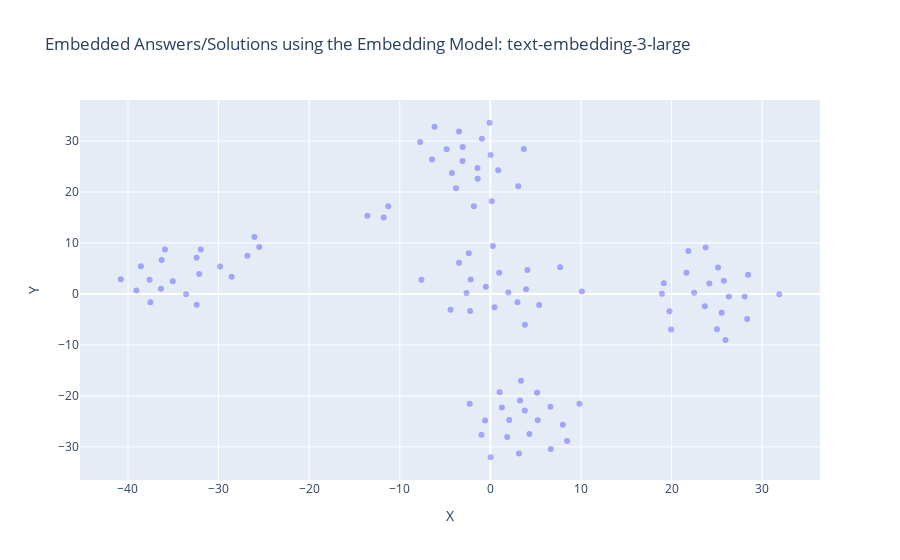

Notebook cell for this chart:
### Markdown cell above
### Visualization (2 Dimensions)

### Code cell
import plotly.graph_objs as go

x = [x for x, y in reduced_dims]
y = [y for x, y in reduced_dims]

examples = df_visio_mistral_embed["Answers"].tolist()

fig = go.Figure()

fig.add_trace(go.Scatter(
    x=x,
    y=y,
    mode='markers',
    text = examples,
    marker=dict(color='blue', opacity=0.3)
))

fig.update_layout(
    title="Embedded Answers/Solutions using the Embedding Model: text-embedding-3-large",
    xaxis_title="X",
    yaxis_title="Y"
)

fig.show()

### Figure 1 — Plotly figure (JSON) as saved in the notebook; plotly's stock layout.template omitted (floating-point values rounded to 4 significant figures)
{"data": [{"marker": {"color": "blue", "opacity": 0.3}, "mode": "markers", "text": ["SAP S/4HANA ist eine Enterprise Resource Planning (ERP)-Suite, die auf der In-Memory-Datenbanktechnologie von SAP HANA basiert.", "Zu den Vorteilen von SAP S/4HANA gehören eine verbesserte Performance, Echtzeitanalysen, vereinfachte Prozesse und eine modernere Benutzeroberfläche.", "Die Hauptunterschiede umfassen die In-Memory-Datenbanktechnologie, die vereinfachten Datenmodelle, die neue Benutzeroberfläche und die Integration von Analysen und Prognosen.", "SAP S/4HANA umfasst Module für Finanzen, Beschaffung, Produktion, Vertrieb, Lagerhaltung und mehr.", "Ja, eine Migration ist erforderlich, da SAP S/4HANA eine neue Architektur und Datenbanktechnologie verwendet.", "Die Dauer kann je nach Unternehmensgröße, Komplexität der Systeme und gewählter Migrationsmethode variieren.", "In-Memory-Technologien ermöglichen eine schnellere Datenverarbeitung und Echtzeitanalysen.", "Beide Optionen sind möglich, und die Entscheidung hängt von den Unternehmensanforderungen ab.", "Die Lizenzierung basiert auf verschiedenen Faktoren wie Nutzeranzahl, Funktionsumfang und Implementierungsmethode.", "Bestehende Entwicklungen müssen möglicherweise angepasst werden, um mit den neuen Datenstrukturen von SAP S/4HANA kompatibel zu sein.", "Einige können weiterverwendet werden, aber viele Anpassungen müssen möglicherweise aktualisiert oder neu entwickelt werden.", "Ja, SAP S/4HANA bietet Funktionen wie SAP Fiori für intuitive Benutzeroberflächen und integrierte Analytics.", "SAP bietet verschiedene Dienstleistungen wie Beratung, Schulungen und Support für S/4HANA-Implementierungen an.", "Machine Learning und künstliche Intelligenz werden für Funktionen wie Predictive Analytics und automatisierte Prozesse in SAP S/4HANA verwendet.", "SAP S/4HANA kann nahtlos mit anderen SAP-Lösungen wie SAP SuccessFactors und SAP Ariba integriert werden.", "Ja, SAP bietet Schulungen und Zertifizierungen für SAP S/4HANA an.", "Ja, SAP S/4HANA kann über APIs und Middleware mit Drittanbieteranwendungen integriert werden.", "SAP bietet einen umfassenden Support für SAP S/4HANA mit regelmäßigen Updates und technischem Support.", "SAP S/4HANA erfordert eine neue Datenbankarchitektur und unterstützt moderne Technologien wie Cloud-Computing und IoT.", "Branchen wie Fertigung, Handel und Dienstleistungen profitieren besonders von den Funktionen und der Leistung von SAP S/4HANA.", "SAP Fieldglass ist eine cloudbasierte Plattform für das Management von externen Arbeitskräften und Dienstleistungsanbietern.", "SAP Fieldglass bietet Funktionen wie Beschaffung, Auftragsmanagement, Lieferantenverwaltung, Abrechnung und Compliance-Management.", "SAP Fieldglass ist für Unternehmen aller Größen und Branchen geeignet, die externe Arbeitskräfte oder Dienstleistungen nutzen.", "Die Nutzung von SAP Fieldglass ermöglicht eine bessere Kontrolle über externe Ressourcen, Kosteneinsparungen, verbesserte Compliance und beschleunigte Beschaffungsprozesse.", "SAP Fieldglass kann nahtlos mit anderen SAP-Produkten wie SAP SuccessFactors und SAP ERP integriert werden.", "SAP Fieldglass spielt eine wichtige Rolle bei der Verwaltung von Auftragnehmern, Freiberuflern und Dienstleistungsanbietern im Rahmen des Talentmanagements.", "Ja, SAP Fieldglass kann mit verschiedenen HR-Systemen und Enterprise-Resource-Planning-Systemen integriert werden.", "SAP Fieldglass erleichtert die Verwaltung von Arbeitsverträgen, Genehmigungsprozessen und Compliance-Anforderungen durch automatisierte Workflows und Dashboards.", "Ja, SAP Fieldglass bietet Funktionen für Compliance- und Risikomanagement wie Überprüfung von Lieferanten, Vertrags- und Rechnungsprüfung sowie Risikobewertung.", "SAP Fieldglass bietet umfassende Berichterstattungs- und Analysefunktionen für Leistungskennzahlen, Ausgabenanalyse und Risikomanagement.", "Ja, SAP Fieldglass ermöglicht die effiziente Verwaltung von globalen Arbeitskräften, Lieferanten und Verträgen.", "Die Implementierung von SAP Fieldglass erfolgt typischerweise durch einen strukturierten Prozess unter Einbeziehung von Beratern und technischem Support.", "Ja, SAP bietet Schulungs- und Zertifizierungsmöglichkeiten für SAP Fieldglass an, um die Benutzerkompetenz zu verbessern.", "Ja, SAP Fieldglass unterstützt benutzerdefinierte Anpassungen und Konfigurationen gemäß den spezifischen Anforderungen des Unternehmens.", "Ja, SAP Fieldglass bietet mobile Anwendungen für die einfache Nutzung und Verwaltung auch unterwegs.", "Die Kostenstruktur für SAP Fieldglass umfasst typischerweise Lizenzgebühren, Implementierungskosten und laufende Servicegebühren basierend auf der Nutzung.", "SAP Fieldglass implementiert Sicherheitsmaßnahmen wie Datenverschlüsselung, Zugriffskontrollen und regelmäßige Sicherheitsaudits.", "Ja, SAP Fieldglass unterstützt mehrsprachige Benutzeroberflächen, um den globalen Einsatz zu erleichtern.", "Ja, SAP Fieldglass bietet Funktionen zur Unterstützung der Einhaltung von Vorschriften wie GDPR und andere Datenschutzbestimmungen.", "SAP Fieldglass bietet umfassenden Support, einschließlich technischem Support, Schulungen und regelmäßigen Updates.", "SAP Enable Now ist eine Lösung für das digitale Lern- und Wissensmanagement, die Schulungen, Leistungssupport und Dokumentationen bereitstellt.", "SAP Enable Now bietet Funktionen wie die Erstellung interaktiver Lerninhalte, Leistungssupporttools, Software-Dokumentationen und Schulungsanalyse.", "SAP Enable Now ist für Unternehmen jeder Größe und Branche geeignet, die Schulungen für Mitarbeiter, Kunden und Partner benötigen.", "Die Nutzung von SAP Enable Now ermöglicht eine effiziente Schulung, verbesserte Produktivität, schnellere Einarbeitung neuer Mitarbeiter und konsistente Wissensvermittlung.", "SAP Enable Now kann nahtlos mit anderen SAP-Produkten wie SAP SuccessFactors und SAP Learning Solution integriert werden.", "SAP Enable Now spielt eine wichtige Rolle bei der Erstellung, Bereitstellung und Verwaltung von Schulungsressourcen für Mitarbeiter und Kunden.", "Ja, SAP Enable Now kann für die Schulung von Endbenutzern in SAP-Anwendungen sowie anderen Unternehmensanwendungen verwendet werden.", "Die Erstellung von Lerninhalten in SAP Enable Now erfolgt über eine benutzerfreundliche Oberfläche mit integrierten Tools für die Aufnahme, Bearbeitung und Veröffentlichung von Schulungsinhalten.", "Ja, SAP Enable Now bietet Funktionen für das Performance-Support wie kontextbezogene Hilfen, Tutorials und Benutzerleitfäden.", "SAP Enable Now unterstützt Schulungsformate wie interaktive Simulationen, Videos, Präsentationen und Online-Kurse.", "Ja, SAP Enable Now ermöglicht die Erstellung von Schulungsmaterial in verschiedenen Sprachen für globale Schulungsinitiativen.", "Die Bereitstellung von Lerninhalten für Benutzer erfolgt über verschiedene Kanäle wie Lernportale, Intranets und mobile Anwendungen.", "Ja, SAP Enable Now bietet Funktionen für Benutzerfeedback und Leistungsanalyse zur kontinuierlichen Verbesserung der Schulungsressourcen.", "Ja, SAP Enable Now kann zur Erstellung von Software-Dokumentationen wie Benutzerhandbüchern, Hilfedateien und Prozessdokumentationen verwendet werden.", "SAP bietet Schulungsressourcen, Schulungen und technischen Support für die Implementierung und Nutzung von SAP Enable Now an.", "Ja, SAP Enable Now kann sowohl als cloudbasierte Lösung als auch als On-Premise-Installation bereitgestellt werden.", "Die Lizenzierung von SAP Enable Now erfolgt typischerweise auf Basis der Anzahl der Benutzer oder der Nutzungsdauer.", "Ja, SAP Enable Now bietet Funktionen für die Verwaltung von Lernressourcen, Benutzerzugriff und Schulungsplanung an.", "Ja, SAP Enable Now unterstützt die Integration mit gängigen Learning-Management-Systemen (LMS) zur nahtlosen Schulungsverwaltung.", "SAP bietet umfassenden Support und regelmäßige Wartung für SAP Enable Now, einschließlich technischem Support, Schulungen und Updates.", "SAP Concur ist eine cloudbasierte Lösung für das Reise- und Ausgabenmanagement, die Unternehmen dabei unterstützt, Reisekosten zu verfolgen, Ausgaben zu kontrollieren und Compliance sicherzustellen.", "SAP Concur bietet Dienste wie Reisebuchung, Spesenabrechnung, Ausgabenmanagement, Reiserichtlinien-Compliance und Analyse von Reiseausgaben an.", "SAP Concur ist für Unternehmen jeder Größe und Branche geeignet, die Reise- und Ausgabenmanagementlösungen benötigen.", "Die Nutzung von SAP Concur ermöglicht eine effizientere Verwaltung von Reisen und Ausgaben, bessere Kontrolle über Ausgaben, Einhaltung von Reiserichtlinien und schnellere Erstattung von Spesen.", "SAP Concur kann nahtlos mit anderen SAP-Produkten wie SAP ERP und SAP SuccessFactors integriert werden, um eine ganzheitliche Lösung für das Unternehmensmanagement zu bieten.", "SAP Concur spielt eine wichtige Rolle bei der Vereinfachung und Automatisierung von Prozessen rund um das Reise- und Ausgabenmanagement, einschließlich Reisebuchungen, Spesenabrechnungen und Compliance.", "Ja, SAP Concur kann Reiserichtlinien und Compliance-Regeln durch automatisierte Richtlinienprüfungen und Warnungen durchsetzen.", "Ja, SAP Concur bietet Funktionen für die Automatisierung von Ausgabenabrechnungen durch Erfassung von Ausgaben, Zuweisung von Kosten und Genehmigung von Ausgaben.", "Ja, SAP Concur unterstützt die Verwaltung von Reisebuchungen und Reiseplänen durch Integration mit Reiseanbietern und -plattformen.", "Die Einreichung von Spesenberichten in SAP Concur erfolgt über eine benutzerfreundliche Oberfläche mit Optionen für die Erfassung von Ausgaben, Beifügen von Belegen und Zuordnung von Kosten.", "Ja, SAP Concur bietet Funktionen für die Genehmigung von Reiseanträgen durch Vorgesetzte oder entsprechende Genehmigungsinstanzen.", "Ja, SAP Concur kann Kreditkartentransaktionen integrieren und verfolgen, um Ausgaben automatisch zu erfassen und in Spesenberichte einzubeziehen.", "SAP Concur bietet verschiedene Berichterstattungs- und Analysefunktionen für Reiseausgaben, Budgetvergleiche und Ausgabenkategorien.", "Ja, SAP Concur bietet Funktionen für die Einhaltung von Steuervorschriften und Vorschriften durch automatische Steuerberechnungen und -abzüge.", "Ja, SAP Concur kann für die Verwaltung von Firmenkarten und Reisebudgets verwendet werden, um Ausgaben zu überwachen und Budgets einzuhalten.", "SAP bietet Schulungsressourcen, Schulungen und technischen Support für die Implementierung und Nutzung von SAP Concur an.", "Ja, SAP Concur ist eine cloudbasierte Lösung, die über das Internet zugänglich ist.", "Die Lizenzierung von SAP Concur erfolgt typischerweise auf Basis der Anzahl der Benutzer oder der Nutzungsdauer.", "Ja, SAP Concur bietet Funktionen für die Reisebuchung und -planung über Integration mit Reiseanbietern und -plattformen an.", "SAP bietet umfassenden Support und regelmäßige Wartung für SAP Concur, einschließlich technischem Support, Schulungen und Updates.", "SAP SuccessFactors ist eine cloudbasierte Lösung für das Human Capital Management (HCM), die Funktionen wie Personalverwaltung, Talentmanagement, Leistungsmanagement, Mitarbeiterentwicklung und Analyse bietet.", "SAP SuccessFactors bietet Funktionen wie Personalverwaltung, Rekrutierung, Onboarding, Leistungsmanagement, Mitarbeiterentwicklung, Vergütungsmanagement und Analyse.", "SAP SuccessFactors ist für Unternehmen jeder Größe und Branche geeignet, die eine moderne und umfassende Lösung für das Personalmanagement suchen.", "Die Nutzung von SAP SuccessFactors ermöglicht eine effiziente Verwaltung von Personalressourcen, bessere Mitarbeiterentwicklung, höhere Mitarbeiterbindung und bessere Geschäftsergebnisse.", "SAP SuccessFactors kann nahtlos mit anderen SAP-Produkten wie SAP ERP und SAP Concur integriert werden, um eine ganzheitliche Lösung für das Unternehmensmanagement zu bieten.", "SAP SuccessFactors spielt eine wichtige Rolle bei der Verwaltung des gesamten Mitarbeiterlebenszyklus, von der Rekrutierung bis zur Pensionierung, und unterstützt Unternehmen dabei, talentierte Mitarbeiter zu identifizieren, zu entwickeln und zu binden.", "Ja, SAP SuccessFactors bietet Funktionen für die Rekrutierung von Mitarbeitern, einschließlich Stellenanzeigen, Bewerbungsmanagement und Einstellungsprozessen.", "Ja, SAP SuccessFactors bietet Funktionen für das Leistungsmanagement, einschließlich Zielsetzung, Leistungsbeurteilung und Belohnungsmanagement.", "Ja, SAP SuccessFactors unterstützt die Mitarbeiterentwicklung und Schulung durch Funktionen wie Lernmanagement, Karriereentwicklung und individuelle Entwicklungspläne.", "Die Durchführung von Mitarbeiterbewertungen in SAP SuccessFactors erfolgt durch automatisierte Workflows, Zielsetzungsgespräche und kontinuierliches Feedback zwischen Mitarbeitern und Vorgesetzten.", "Ja, SAP SuccessFactors bietet Funktionen für die Verwaltung von Vergütungen und Belohnungen, einschließlich Gehaltsabrechnung, Bonussystemen und Zusatzleistungen.", "Ja, SAP SuccessFactors kann die Einhaltung von Compliance- und HR-Richtlinien durch automatisierte Prozesse, Compliance-Prüfungen und Berichterstattung unterstützen.", "SAP SuccessFactors bietet verschiedene Berichterstattungs- und Analysefunktionen für Personalanalysen, Leistungskennzahlen und Talentmanagement.", "Ja, SAP SuccessFactors bietet Funktionen für das Mitarbeiterengagement und die Mitarbeiterbindung, einschließlich Mitarbeiterumfragen, Feedbacksystemen und Anerkennungsprogrammen.", "Ja, SAP SuccessFactors kann für die Nachfolgeplanung und Talententwicklung verwendet werden, um talentierte Mitarbeiter zu identifizieren und deren Entwicklung zu fördern.", "SAP bietet Schulungsressourcen, Schulungen und technischen Support für die Implementierung und Nutzung von SAP SuccessFactors an.", "Ja, SAP SuccessFactors ist eine cloudbasierte Lösung, die über das Internet zugänglich ist.", "Die Lizenzierung von SAP SuccessFactors erfolgt typischerweise auf Basis der Anzahl der Benutzer oder der Nutzungsdauer.", "Ja, SAP SuccessFactors bietet Funktionen für die Arbeitszeitverwaltung und -planung, einschließlich Schichtplanung, Urlaubsverwaltung und Zeiterfassung.", "SAP bietet umfassenden Support und regelmäßige Wartung für SAP SuccessFactors, einschließlich technischem Support, Schulungen und Updates."], "type": "scatter", "x": [24.17, 25.77, 22.49, 21.64, 25.01, 25.94, 21.86, 31.88, 19.77, 25.53, 28.35, 25.13, 26.33, 23.76, 19.14, 19.95, 18.93, 28.06, 23.68, 28.44, 3.279, 3.801, 5.154, 1.27, -0.5838, 1.019, -0.9852, 4.31, 8.465, 3.383, 1.857, 2.085, 9.832, 3.159, 6.63, -2.28, 7.991, 0.03013, 6.671, 5.222, -37.62, -36.37, -37.52, -35.06, -39.07, -32.15, -26.83, -31.97, -33.59, -35.92, -25.51, -32.43, -32.42, -26.05, -36.29, -13.58, -40.8, -29.83, -28.56, -38.58, -1.424, -1.404, -4.241, 0.8648, 0.02624, -3.073, -6.164, -0.9336, -4.826, 3.694, -7.757, -0.08327, -3.792, -3.459, -6.449, -1.826, -11.27, 3.076, -3.057, 0.1443, 2.987, 1.977, 5.383, 3.936, 10.1, 0.455, -4.402, -0.4954, -3.463, 4.088, 0.9719, -7.604, 3.809, -2.173, -2.236, -2.382, -11.78, 7.697, -2.634, 0.2668], "y": [2.042, 2.593, 0.2589, 4.161, -6.913, -9.019, 8.454, -0.03424, -3.401, -3.681, -4.923, 5.194, -0.4846, 9.098, 2.086, -6.975, 0.04424, -0.5045, -2.406, 3.755, -20.89, -22.88, -19.4, -22.27, -24.83, -19.29, -27.63, -27.5, -28.86, -17.02, -28.08, -24.75, -21.52, -31.29, -22.12, -21.52, -25.67, -32.04, -30.42, -24.75, 2.78, 1.015, -1.637, 2.472, 0.6616, 3.909, 7.484, 8.739, -0.07173, 8.739, 9.199, 7.084, -2.106, 11.19, 6.681, 15.36, 2.891, 5.391, 3.39, 5.448, 24.71, 22.61, 23.73, 24.28, 27.25, 26.09, 32.81, 30.48, 28.42, 28.45, 29.83, 33.6, 20.75, 31.89, 26.36, 17.19, 17.23, 21.13, 28.84, 18.18, -1.635, 0.3023, -2.167, 0.9487, 0.4679, -2.59, -3.074, 1.407, 6.135, 4.679, 4.175, 2.768, -6.061, 2.83, -3.328, 8.006, 15.02, 5.251, 0.1657, 9.388]}], "layout": {"title": {"text": "Embedded Answers/Solutions using the Embedding Model: text-embedding-3-large"}, "xaxis": {"title": {"text": "X"}}, "yaxis": {"title": {"text": "Y"}}}}
